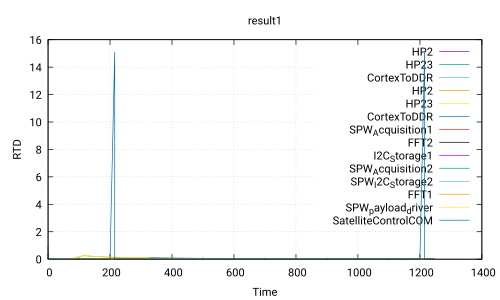

The gnuplot source for this figure:
 set title 'result1'
 set ylabel 'RTD'
 set xlabel 'Time'
 set grid
 set term pdf
 set output 'Use_case_DoubleCamera_noSafety.ATIPPIC0.executable320.0_20.0.pdf'
 plot 'Use_case_DoubleCamera_noSafety.ATIPPIC0.executable320.0_20.0.csv' using 1:2 with lines title 'HP2','Use_case_DoubleCamera_noSafety.ATIPPIC0.executable320.0_20.0.csv' using 1:3 with lines title 'HP23','Use_case_DoubleCamera_noSafety.ATIPPIC0.executable320.0_20.0.csv' using 1:4 with lines title 'CortexToDDR','Use_case_DoubleCamera_noSafety.ATIPPIC0.executable320.0_20.0.csv' using 1:5 with lines title 'HP2','Use_case_DoubleCamera_noSafety.ATIPPIC0.executable320.0_20.0.csv' using 1:6 with lines title 'HP23','Use_case_DoubleCamera_noSafety.ATIPPIC0.executable320.0_20.0.csv' using 1:7 with lines title 'CortexToDDR','Use_case_DoubleCamera_noSafety.ATIPPIC0.executable320.0_20.0.csv' using 1:8 with lines title 'SPW_Acquisition1','Use_case_DoubleCamera_noSafety.ATIPPIC0.executable320.0_20.0.csv' using 1:9 with lines title 'FFT2','Use_case_DoubleCamera_noSafety.ATIPPIC0.executable320.0_20.0.csv' using 1:10 with lines title 'I2C_Storage1','Use_case_DoubleCamera_noSafety.ATIPPIC0.executable320.0_20.0.csv' using 1:11 with lines title 'SPW_Acquisition2','Use_case_DoubleCamera_noSafety.ATIPPIC0.executable320.0_20.0.csv' using 1:12 with lines title 'SPW_I2C_Storage2','Use_case_DoubleCamera_noSafety.ATIPPIC0.executable320.0_20.0.csv' using 1:13 with lines title 'FFT1','Use_case_DoubleCamera_noSafety.ATIPPIC0.executable320.0_20.0.csv' using 1:14 with lines title 'SPW_payload_driver','Use_case_DoubleCamera_noSafety.ATIPPIC0.executable320.0_20.0.csv' using 1:15 with lines title 'SatelliteControlCOM'
